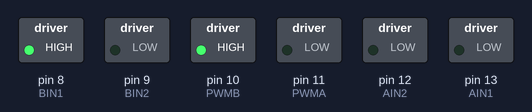
The sketch below on a simulated Arduino Uno, built with avr-gcc and run on an emulated ATmega328P. Shown: switched loads named in the sketch (green lamp = pin HIGH).

Above: at 0.1 s.
Timing chart, 0 to 1.6 s (numbered marks = the images above):
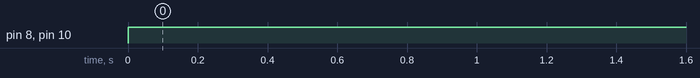

The sketch:

cartest2.ino
```cpp
//the right motor will be controlled by the motor A pins on the motor driver
const int AIN1 = 13;           //control pin 1 on the motor driver for the right motor
const int AIN2 = 12;            //control pin 2 on the motor driver for the right motor
const int PWMA = 11;            //speed control pin on the motor driver for the right motor

//the left motor will be controlled by the motor B pins on the motor driver
const int PWMB = 10;           //speed control pin on the motor driver for the left motor
const int BIN2 = 9;           //control pin 2 on the motor driver for the left motor
const int BIN1 = 8;           //control pin 1 on the motor driver for the left motor

int switchPin = 7;             //switch to turn the robot on and off
int movement = 10000000000;

void setup() {
  // put your setup code here, to run once:
  pinMode(switchPin, INPUT_PULLUP);   //set this as a pullup to sense whether the switch is flipped

  //set the motor contro pins as outputs
  pinMode(AIN1, OUTPUT);
  pinMode(AIN2, OUTPUT);
  pinMode(PWMA, OUTPUT);

  pinMode(BIN1, OUTPUT);
  pinMode(BIN2, OUTPUT);
  pinMode(PWMB, OUTPUT);
}

void loop() {

  digitalWrite(BIN1, HIGH);                         //set pin 1 to high
  digitalWrite(BIN2, LOW);                          //set pin 2 to low
  analogWrite(PWMB, abs(movement));
  delay(100);


}
```

Measured:
- by itself, pin 8 (BIN1), pin 10 (PWMB): LOW → HIGH at 0.00 s
